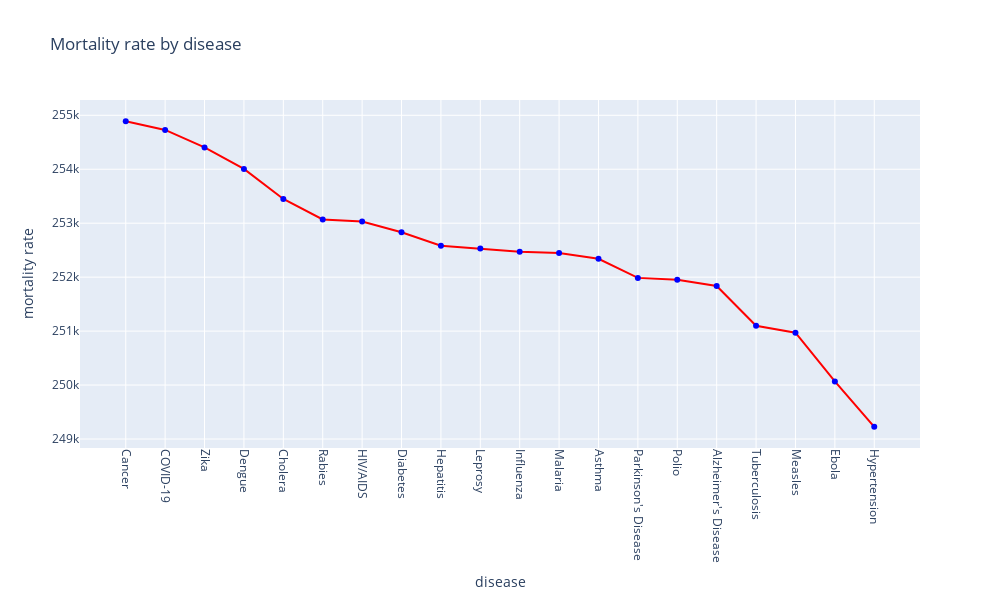

The notebook cell this image was saved under:
### Code cell
import plotly.graph_objects as go

death_con = df["Disease Name"].value_counts().sort_index()
death_f = df.groupby("Disease Name")["Mortality Rate (%)"].sum().sort_values(ascending=False)

fig = go.Figure(data=go.Scatter(
    x=death_f.index,
    y=death_f.values,
    mode="lines+markers",
    marker=dict(color="blue"),
    line=dict(color="red")
))

fig.update_layout(
    title="Mortality rate by disease",
    xaxis_title="disease",
    yaxis_title="mortality rate",
    xaxis=dict(
        tickmode="array",
        tickvals=death_f.index,
        ticktext=death_f.index,
        tickangle=90
    ),
    height=600,
    width=1000
)

fig.show()

### Figure 1 — Plotly figure (JSON) as saved in the notebook; plotly's stock layout.template omitted (floating-point values rounded to 4 significant figures)
{"data": [{"line": {"color": "red"}, "marker": {"color": "blue"}, "mode": "lines+markers", "type": "scatter", "x": ["Cancer", "COVID-19", "Zika", "Dengue", "Cholera", "Rabies", "HIV/AIDS", "Diabetes", "Hepatitis", "Leprosy", "Influenza", "Malaria", "Asthma", "Parkinson's Disease", "Polio", "Alzheimer's Disease", "Tuberculosis", "Measles", "Ebola", "Hypertension"], "y": [254900.0, 254700.0, 254400.0, 254000.0, 253400.0, 253100.0, 253000.0, 252800.0, 252600.0, 252500.0, 252500.0, 252400.0, 252300.0, 252000.0, 252000.0, 251800.0, 251100.0, 251000.0, 250100.0, 249200.0]}], "layout": {"height": 600, "title": {"text": "Mortality rate by disease"}, "width": 1000, "xaxis": {"autorange": true, "range": [-1.161, 20.16], "tickangle": 90, "tickmode": "array", "ticktext": ["Cancer", "COVID-19", "Zika", "Dengue", "Cholera", "Rabies", "HIV/AIDS", "Diabetes", "Hepatitis", "Leprosy", "Influenza", "Malaria", "Asthma", "Parkinson's Disease", "Polio", "Alzheimer's Disease", "Tuberculosis", "Measles", "Ebola", "Hypertension"], "tickvals": ["Cancer", "COVID-19", "Zika", "Dengue", "Cholera", "Rabies", "HIV/AIDS", "Diabetes", "Hepatitis", "Leprosy", "Influenza", "Malaria", "Asthma", "Parkinson's Disease", "Polio", "Alzheimer's Disease", "Tuberculosis", "Measles", "Ebola", "Hypertension"], "title": {"text": "disease"}, "type": "category"}, "yaxis": {"autorange": true, "range": [248800.0, 255300.0], "title": {"text": "mortality rate"}, "type": "linear"}}}
